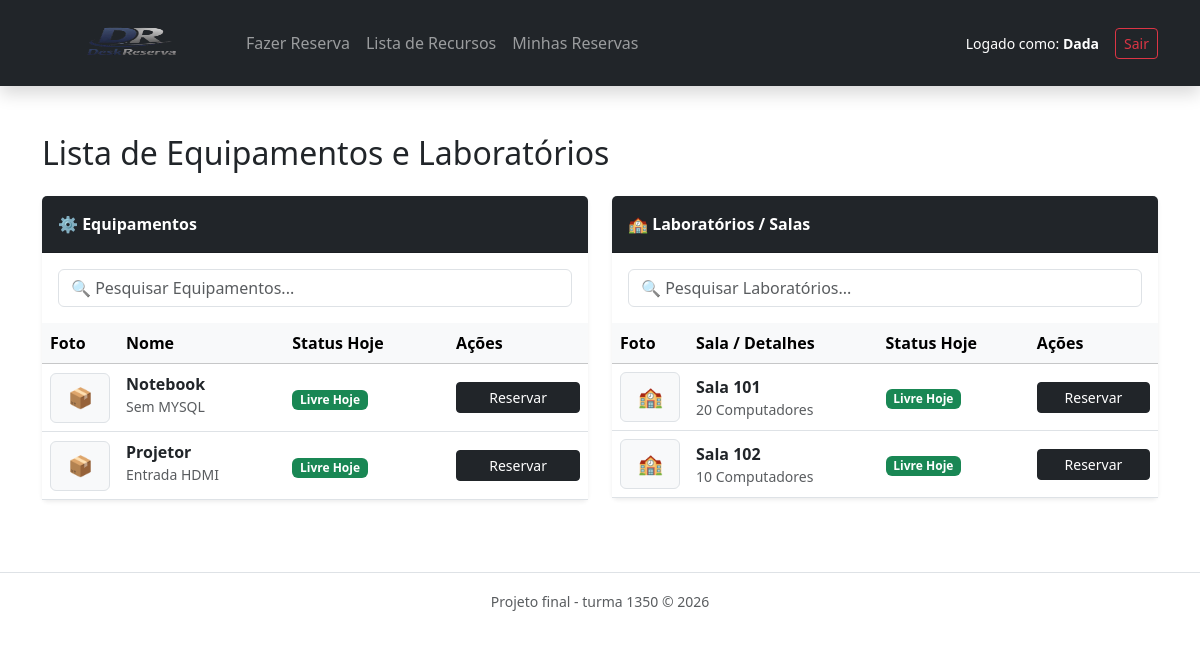
Screenshot of /index.php?route=list (signed in) with the database file from the repository.
### tables this page shows
CREATE TABLE `equipment` (
  `equip_id` int(11) NOT NULL,
  `name` varchar(100) NOT NULL,
  `description` varchar(100) NOT NULL,
  `equip_status` enum('disp','ndisp','manu') DEFAULT 'disp',
  `image` longblob DEFAULT NULL,
  `created_at` timestamp NOT NULL DEFAULT current_timestamp()
);

CREATE TABLE `laboratory` (
  `lab_id` int(11) NOT NULL,
  `room_number` varchar(10) NOT NULL,
  `description` varchar(100) NOT NULL,
  `capacity` int(11) NOT NULL,
  `lab_status` enum('disp','ndisp','manu') DEFAULT 'disp',
  `created_at` timestamp NOT NULL DEFAULT current_timestamp(),
  `image` longblob DEFAULT NULL
);

### controllers/ListController.php (called while the page is built, shortened)
<?php
class ListController
{
    public function index()
    {
        $database = new Database();
        $db = $database->getConnection();
        $equipment = new Equipment($db);
        $laboratory = new Laboratory($db);
        $equipments = $equipment->getAllWithStatus();
        $laboratories = $laboratory->getAllWithStatus();
        render_view('list', [
            'equipments' => $equipments,
            'laboratories' => $laboratories
        ]);
    }
}

### classes/Equipment.php (called while the page is built, shortened)
<?php
class Equipment
{
    private $conn;
    public function __construct($db)
    {
        $this->conn = $db;
    }
    public function getAllWithStatus()
    {
        $sql = "SELECT e.*,
            (SELECT COUNT(*) FROM reservation r
             WHERE r.equip_id = e.equip_id
             AND r.res_date = CURDATE()) as reservado_hoje
            FROM equipment e";
        $result = $this->conn->query($sql);
        return $result->fetch_all(MYSQLI_ASSOC);
    }
}

### classes/Laboratory.php (called while the page is built, shortened)
<?php
class Laboratory
{
    private $conn;
    public function __construct($db)
    {
        $this->conn = $db;
    }
    public function getAllWithStatus()
    {
        $sql = "SELECT l.*,
            (SELECT COUNT(*) FROM reservation r
             WHERE r.lab_id = l.lab_id
             AND r.res_date = CURDATE()) as reservado_hoje
            FROM laboratory l";
        $result = $this->conn->query($sql);
        return $result->fetch_all(MYSQLI_ASSOC);
    }
}

### views/list.php (the view, shortened to what this page needs)
<div class="container py-4">
    <h2 class="mb-4">Lista de Equipamentos e Laboratórios</h2>
    <div class="row g-4">
        <div class="col-md-6">
            <div class="card shadow-sm border-0">
                <div class="card-header bg-dark text-white fw-bold py-3">⚙️ Equipamentos</div>
                <div class="table-responsive">
                    <div class="mb-3 p-3 pb-0">
                        <input type="text" id="searchEquipments" class="form-control" placeholder="🔍 Pesquisar Equipamentos...">
                    </div>
                    <table id="tableEquipments" class="table table-hover align-middle mb-0">
                        <thead class="table-light">
                            <tr>
                                <th style="width: 70px;">Foto</th>
                                <th>Nome</th>
                                <th>Status Hoje</th>
                                <th>Ações</th>
                            </tr>
                        </thead>
                        <tbody>
                            <?php if (!empty($equipments)): ?>
                                <?php foreach ($equipments as $equip): ?>
                                    <tr>
                                        <td>
                                            <?php if (!empty($equip['image'])): ?>
                                                <img alt="Equip" class="img-thumbnail" style="width: 60px; height: 50px; object-fit: cover;">
                                            <?php else: ?>
                                                <div class="bg-light text-center rounded d-flex align-items-center justify-content-center border" style="width: 60px; height: 50px; font-size: 20px;">📦</div>
                                            <?php endif; ?>
                                        </td>
                                        <td>
                                            <span class="fw-bold text-dark d-block"><?= e($equip['name']) ?></span>
                                            <small class="text-muted text-truncate d-inline-block" style="max-width: 200px;"><?= e($equip['description']) ?></small>
                                        </td>
                                        <td>
                                            <?php if (($equip['equip_status'] ?? '') !== 'disp'): ?>
                                                <span class="badge bg-secondary">Inativo/Manutenção</span>
                                            <?php elseif (($equip['reservado_hoje'] ?? 0) > 0): ?>
                                                <span class="badge bg-warning text-dark">Com Reservas Hoje</span>
                                            <?php else: ?>
                                                <span class="badge bg-success">Livre Hoje</span>
                                            <?php endif; ?>
                                        </td>
                                        <td>
                                            <div class="d-flex flex-column gap-1">
                                                <?php if (($equip['equip_status'] ?? '') === 'disp'): ?>
                                                    <a href="<?= BASE_URL ?>/index.php?route=reservation_create&equip_id=<?= $equip['equip_id'] ?>"
                                                        class="btn btn-sm btn-dark">Reservar</a>
                                                <?php else: ?>
                                                    <button class="btn btn-sm btn-secondary" disabled>Indisponível</button>
                                                <?php endif; ?>
                                            </div>
                                        </td>
                                    </tr>
                                <?php endforeach; ?>
                            <?php else: ?>
                                <tr>
                                    <td colspan="4" class="text-center py-4 text-muted">Nenhum equipamento cadastrado.</td>
                                </tr>
                            <?php endif; ?>
                        </tbody>
                    </table>
                </div>
            </div>
        </div>
        <div class="col-md-6">
            <div class="card shadow-sm border-0">
                <div class="card-header bg-dark text-white fw-bold py-3">🏫 Laboratórios / Salas</div>
                <div class="table-responsive">
                    <div class="mb-3 p-3 pb-0">
                        <input type="text" id="searchLabs" class="form-control" placeholder="🔍 Pesquisar Laboratórios...">
                    </div>
                    <table id="tableLabs" class="table table-hover align-middle mb-0">
                        <thead class="table-light">
                            <tr>
                                <th style="width: 70px;">Foto</th>
                                <th>Sala / Detalhes</th>
                                <th>Status Hoje</th>
                                <th>Ações</th>
                            </tr>
                        </thead>
                        <tbody>
                            <?php if (!empty($laboratories)): ?>
                                <?php foreach ($laboratories as $lab): ?>
                                    <tr>
                                        <td>
                                            <?php if (!empty($lab['image'])): ?>
                                                <img alt="Lab" class="img-thumbnail" style="width: 60px; height: 50px; object-fit: cover;">
                                            <?php else: ?>
                                                <div class="bg-light text-center rounded d-flex align-items-center justify-content-center border" style="width: 60px; height: 50px; font-size: 20px;">🏫</div>
                                            <?php endif; ?>
                                        </td>
                                        <td>
                                            <span class="fw-bold text-dark d-block">Sala <?= e($lab['room_number']) ?></span>
                                            <small class="text-muted d-block text-truncate" style="max-width: 220px;"><?= e($lab['description']) ?></small>
                                        </td>
                                        <td>
                                            <?php if (($lab['lab_status'] ?? '') !== 'disp'): ?>
                                                <span class="badge bg-secondary">Inativo/Manutenção</span>
                                            <?php elseif (($lab['reservado_hoje'] ?? 0) > 0): ?>
                                                <span class="badge bg-warning text-dark">Com Reservas Hoje</span>
                                            <?php else: ?>
                                                <span class="badge bg-success">Livre Hoje</span>
                                            <?php endif; ?>
                                        </td>
                                        <td>
                                            <div class="d-flex flex-column gap-1">
                                                <?php if (($lab['lab_status'] ?? '') === 'disp'): ?>
                                                    <a href="<?= BASE_URL ?>/index.php?route=reservation_create&lab_id=<?= $lab['lab_id'] ?>"
                                                        class="btn btn-sm btn-dark">Reservar</a>
                                                <?php else: ?>
                                                    <button class="btn btn-sm btn-secondary" disabled>Indisponível</button>
                                                <?php endif; ?>
                                            </div>
                                        </td>
                                    </tr>
                                <?php endforeach; ?>
                            <?php else: ?>
                                <tr>
                                    <td colspan="4" class="text-center py-4 text-muted">Nenhum laboratório cadastrado.</td>
                                </tr>
                            <?php endif; ?>
                        </tbody>
                    </table>
                </div>
            </div>
        </div>
    </div>
</div>

### rows the page displays
equipment: name "Notebook", description "Sem MYSQL", equip_status "Livre Hoje"
equipment: name "Projetor", description "Entrada HDMI", equip_status "Livre Hoje"
laboratory: room_number "101", description "20 Computadores", lab_status "Livre Hoje"
laboratory: room_number "102", description "10 Computadores", lab_status "Livre Hoje"

### other values shown
$_SESSION['user']['name'] "Dada"
